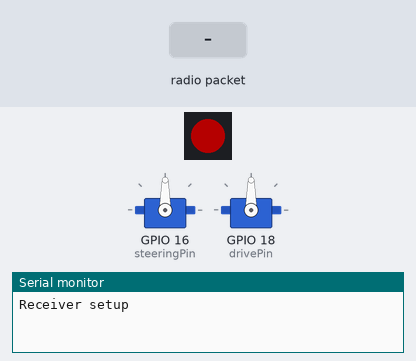
A program run on a simulated ESP32-S2. Parts: 1 RGB LEDs in strip order, left to right, 2 × servo, the last lines printed to the serial monitor. The inputs (shaded band) are chosen by the test bench. Dim RGB values are drawn brighter than linear.

Above: at 6.2 s.
6.3 s: radio packet "1" arrives
At 6.9 s:
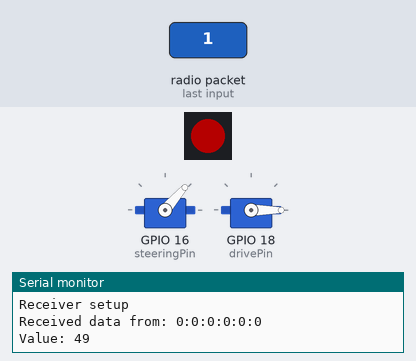
7.8 s: radio packet "0" arrives
At 8.1 s:
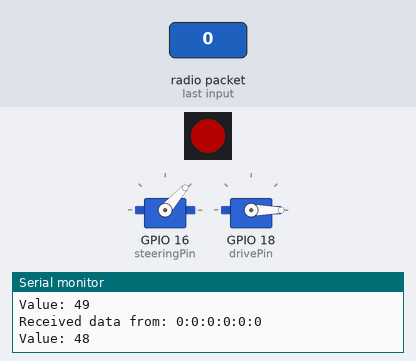
Timing chart, 0 to 10.8 s (numbered marks = the images above; inputs shaded):
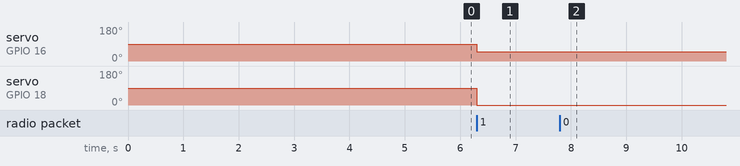

The program:

main.cpp
```cpp
#include <esp_now.h>
#include <WiFi.h>
#include <FastLED.h>
#include <esp_wifi.h>
#include <ESP32Servo.h>

#define LED_PIN 8
#define LED_COUNT 1
CRGB leds[LED_COUNT];

Servo steering;
Servo drive;
// int steeringPos = 0;
int steeringPin = 16;
int drivePin = 18;

// Structure to hold incoming data
typedef struct struct_message {
    int steering;
    int drive;
} struct_message;

// MAC address of the sender (transmitter)
uint8_t senderAddress[] = {0x12, 0x34, 0x56, 0x78, 0x9A, 0xBC}; // Replace with the MAC address of your sender

// Callback function that will be executed when data is received

void OnDataRecv(const uint8_t *mac_addr, const uint8_t *data, int len) {
    Serial.print("Received data from: ");
    for (int i = 0; i < 6; i++) {
        Serial.print(mac_addr[i], HEX);
        if (i < 5) Serial.print(":");
    }
    Serial.println();

    // Parse incoming data into struct_message
    struct_message *msg = (struct_message *)data;

    // Print received data
    // Serial.print("Text: ");
    // Serial.println(msg->text);
    Serial.print("Value: ");
    Serial.println(msg->steering);
    Serial.println();
    // leds[0] = msg->value;
    steering.write(msg->steering);
    drive.write(msg->drive);
    // FastLED.show();
}

void setup() {

    Serial.begin(115200);

    // Initialize Serial Monitor
    Serial.println("Receiver setup");

    // Set device as WiFi Station
    WiFi.mode(WIFI_STA);
    esp_wifi_set_max_tx_power(84);

    // Initialize ESP-NOW
    if (esp_now_init() != ESP_OK) {
        Serial.println("Error initializing ESP-NOW");
        return;
    }

    // Register callback function
    esp_now_register_recv_cb(OnDataRecv);

    // Add sender (transmitter) as peer
    esp_now_peer_info_t peerInfo;
    memcpy(peerInfo.peer_addr, senderAddress, 6);
    peerInfo.channel = 0;
    peerInfo.encrypt = false;

    if (esp_now_add_peer(&peerInfo) != ESP_OK){
        Serial.println("Failed to add peer");
        return;
    }
    FastLED.addLeds<WS2812B, LED_PIN, GRB>(leds, LED_COUNT);
    FastLED.setBrightness(64);
    delay(5000);
    leds[0] = 0xFF0000;
    FastLED.show();

    ESP32PWM::allocateTimer(0);
	ESP32PWM::allocateTimer(1);
	ESP32PWM::allocateTimer(2);
	ESP32PWM::allocateTimer(3);
	steering.setPeriodHertz(50);    // standard 50 hz servo
	steering.attach(steeringPin, 1000, 2000);
    drive.setPeriodHertz(50);    // standard 50 hz servo
	drive.attach(drivePin, 1000, 2000);
}

// int color = 0;
void loop() {
	// for (pos = 0; pos <= 180; pos += 1) { // goes from 0 degrees to 180 degrees
	// 	// in steps of 1 degree
	// 	myservo.write(pos);    // tell servo to go to position in variable 'pos'
	// 	delay(15);             // waits 15ms for the servo to reach the position
	// }
	// for (pos = 180; pos >= 0; pos -= 1) { // goes from 180 degrees to 0 degrees
	// 	myservo.write(pos);    // tell servo to go to position in variable 'pos'
	// 	delay(15);             // waits 15ms for the servo to reach the position
	// }
}
```

Measured:
- after the input at 6.3 s, servo on GPIO 16 (steeringPin): 90° → 49° at once; servo on GPIO 18 (drivePin): 90° → 0° at once
- after the input at 7.8 s, servo on GPIO 16 (steeringPin): 49° → 48° at once
